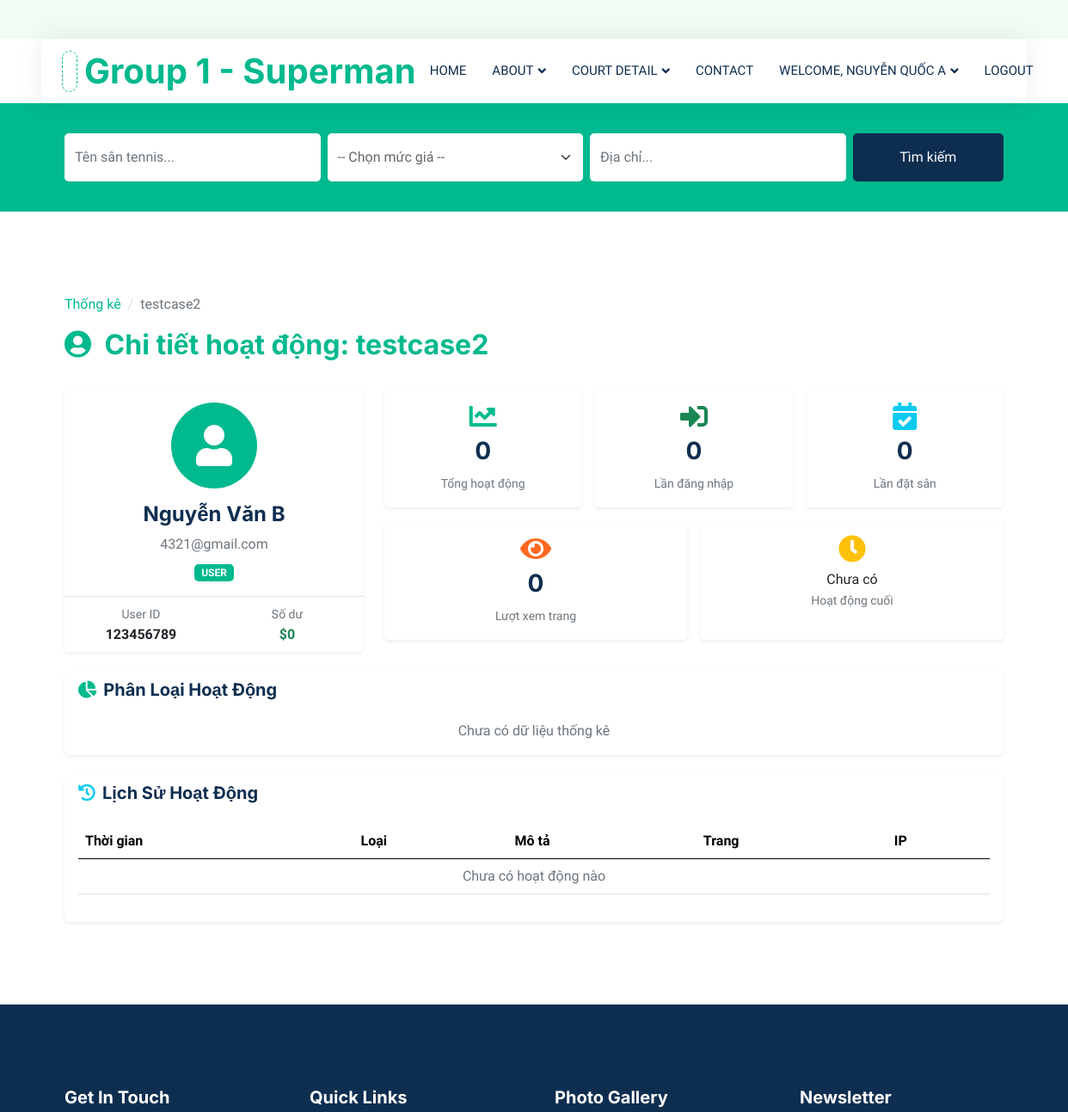
The app's page /analytics/user/123456789/ (signed in, upper part), older data.
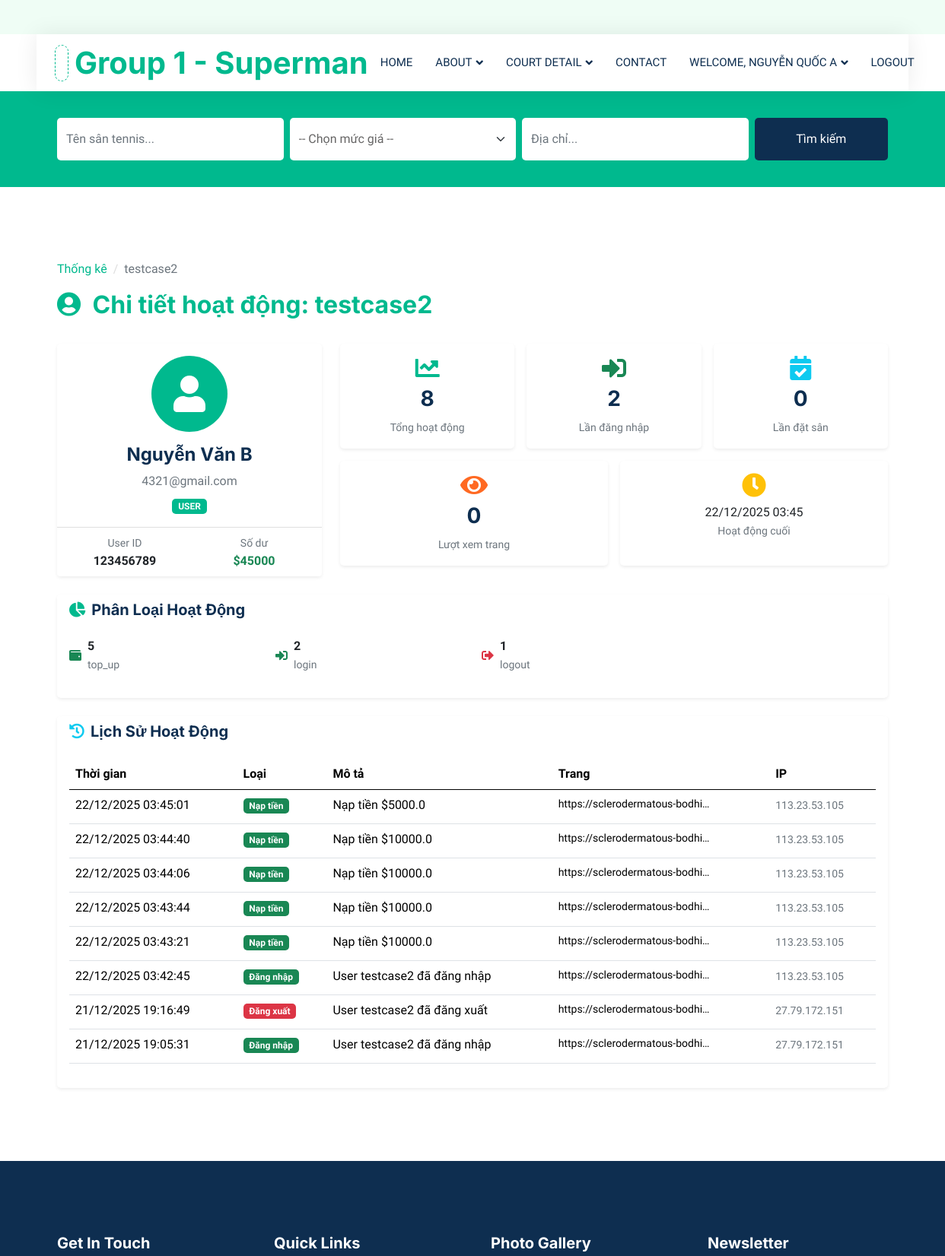
The same page, newer data.
### home/models.py (models this page shows, shortened)
class CustomUser(AbstractUser):
    ROLE_CHOICES = (
        ('user', 'User'),
        ('admin', 'Admin'),
    )
    role = models.CharField(max_length=5, choices=ROLE_CHOICES, default='user')
    userID = models.CharField(max_length=20, unique=True, primary_key=True)
    dob = models.DateField(blank=True, null=True)
    gender = models.CharField(max_length=10, blank=True, null=True)
    phone = models.CharField(max_length=15, blank=True, null=True)
    address = models.CharField(max_length=255, blank=True, null=True)
    photo = models.ImageField(null=True, blank=True)
    balance = models.FloatField(default=0.0)
    objects = CustomUserManager()
    groups = models.ManyToManyField(
        Group,
        related_name="customuser_groups",
        blank=True,
        help_text="The groups this user belongs to.",
        verbose_name="groups",
    )
    user_permissions = models.ManyToManyField(
        Permission,
        related_name="customuser_user_permissions",
        blank=True,
        help_text="Specific permissions for this user.",
        verbose_name="user permissions",
    )
    def is_admin(self):
        return self.role == 'admin'
    def get_full_name(self):
        full_name = '%s %s' % (self.last_name, self.first_name)
        return full_name.strip()
    def save(self, *args, **kwargs):
        if self.is_superuser:
            self.is_staff = True
        elif self.role == 'admin':
            self.is_staff = True
        else:
            self.is_staff = False
        super().save(*args, **kwargs)

class UserActivity(models.Model):
    ACTIVITY_TYPES = [
        ('register', 'Đăng ký tài khoản'),
        ('login', 'Đăng nhập'),
        ('logout', 'Đăng xuất'),
        ('view_court', 'Xem sân tennis'),
        ('booking', 'Đặt sân'),
        ('cancel_booking', 'Hủy đặt sân'),
        ('payment', 'Thanh toán'),
        ('top_up', 'Nạp tiền'),
        ('review', 'Đánh giá'),
        ('report', 'Báo cáo'),
        ('profile_update', 'Cập nhật hồ sơ'),
        ('password_reset', 'Yêu cầu đặt lại mật khẩu'),
        ('page_view', 'Xem trang'),
    ]
    user = models.ForeignKey(CustomUser, on_delete=models.SET_NULL, null=True, blank=True, related_name='activities')
    activity_type = models.CharField(max_length=50, choices=ACTIVITY_TYPES)
    description = models.TextField(blank=True, null=True)
    ip_address = models.GenericIPAddressField(null=True, blank=True)
    user_agent = models.TextField(blank=True, null=True)
    page_url = models.URLField(max_length=500, blank=True, null=True)
    referrer = models.URLField(max_length=500, blank=True, null=True)
    created_at = models.DateTimeField(auto_now_add=True)
    extra_data = models.JSONField(default=dict, blank=True)
    class Meta:
        ordering = ['-created_at']
        verbose_name = 'Hoạt động người dùng'
        verbose_name_plural = 'Hoạt động người dùng'

### home/views.py (the view)
# urls.py: path('analytics/user/<str:user_id>/', views.user_activity_detail, name='user_activity_detail'),
@login_required
def user_activity_detail(request, user_id):
    if not request.user.is_admin():
        messages.error(request, 'Bạn không có quyền truy cập trang này.')
        return HttpResponseForbidden("Bạn không có quyền truy cập trang này.")
    user = get_object_or_404(CustomUser, userID=user_id)
    activity_summary = get_user_activity_summary(user)
    activities = UserActivity.objects.filter(user=user).order_by('-created_at')[:100]
    paginator = Paginator(activities, 20)
    page_number = request.GET.get('page')
    page_activities = paginator.get_page(page_number)
    context = {
        'target_user': user,
        'activity_summary': activity_summary,
        'activities': page_activities,
    }
    return render(request, 'apps/user_activity_detail.html', context)

### home/activity_tracker.py (called while the page is built)
def get_user_activity_summary(user):
    from .models import UserActivity
    activities = UserActivity.objects.filter(user=user)
    return {
        'total_activities': activities.count(),
        'login_count': activities.filter(activity_type='login').count(),
        'booking_count': activities.filter(activity_type='booking').count(),
        'page_views': activities.filter(activity_type='page_view').count(),
        'last_activity': activities.first(),
        'activity_by_type': list(activities.values('activity_type').annotate(
            count=Count('id')
        ).order_by('-count')),
    }

### home/models.py (called while the page is built)
    @classmethod
    def record_view(cls, page_url, page_name=None):
        page, created = cls.objects.get_or_create(
            page_url=page_url,
            defaults={'page_name': page_name, 'view_count': 0}
        )
        page.view_count += 1
        if page_name and not page.page_name:
            page.page_name = page_name
        page.save()
        return page

### home/templates/apps/user_activity_detail.html (shortened to what the changed rows need)
{% extends "apps/master.html" %}
{% load static %}
{% block content %}
<div class="container-xxl py-5">
    <div class="container">
        <div class="row mb-4">
            <div class="col-12">
                <nav aria-label="breadcrumb">
                    <ol class="breadcrumb">
                        <li class="breadcrumb-item"><a href="{% url 'analytics' %}">Thống kê</a></li>
                        <li class="breadcrumb-item active">{{ target_user.username }}</li>
                    </ol>
                </nav>
                <h2 class="text-primary">
                    <i class="fas fa-user-circle me-2"></i>
                    Chi tiết hoạt động: {{ target_user.username }}
                </h2>
            </div>
        </div>
        <div class="row mb-4">
            <div class="col-lg-4">
                <div class="card border-0 shadow-sm">
                    <div class="card-body text-center">
                        {% if target_user.photo %}
                            <img src="{{ target_user.photo.url }}" alt="{{ target_user.username }}"
                                 class="rounded-circle mb-3" style="width: 100px; height: 100px; object-fit: cover;">
                        {% else %}
                            <div class="bg-primary rounded-circle d-inline-flex align-items-center justify-content-center mb-3"
                                 style="width: 100px; height: 100px;">
                                <i class="fas fa-user fa-3x text-white"></i>
                            </div>
                        {% endif %}
                        <h4>{{ target_user.get_full_name|default:target_user.username }}</h4>
                        <p class="text-muted mb-2">{{ target_user.email }}</p>
                        <span class="badge {% if target_user.role == 'admin' %}bg-danger{% else %}bg-primary{% endif %}">
                            {{ target_user.role|upper }}
                        </span>
                    </div>
                    <div class="card-footer bg-white">
                        <div class="row text-center">
                            <div class="col-6">
                                <small class="text-muted">User ID</small>
                                <p class="mb-0 fw-bold">{{ target_user.userID }}</p>
                            </div>
                            <div class="col-6">
                                <small class="text-muted">Số dư</small>
                                <p class="mb-0 fw-bold text-success">${{ target_user.balance|floatformat:0 }}</p>
                            </div>
                        </div>
                    </div>
                </div>
            </div>
            <div class="col-lg-8">
                <div class="row g-3">
                    <div class="col-md-4">
                        <div class="card border-0 shadow-sm h-100">
                            <div class="card-body text-center">
                                <i class="fas fa-chart-line fa-2x text-primary mb-2"></i>
                                <h3>{{ activity_summary.total_activities }}</h3>
                                <small class="text-muted">Tổng hoạt động</small>
                            </div>
                        </div>
                    </div>
                    <div class="col-md-4">
                        <div class="card border-0 shadow-sm h-100">
                            <div class="card-body text-center">
                                <i class="fas fa-sign-in-alt fa-2x text-success mb-2"></i>
                                <h3>{{ activity_summary.login_count }}</h3>
                                <small class="text-muted">Lần đăng nhập</small>
                            </div>
                        </div>
                    </div>
                    <div class="col-md-6">
                        <div class="card border-0 shadow-sm h-100">
                            <div class="card-body text-center">
                                <i class="fas fa-clock fa-2x text-warning mb-2"></i>
                                <p class="mb-0">
                                    {% if activity_summary.last_activity %}
                                        {{ activity_summary.last_activity.created_at|date:"d/m/Y H:i" }}
                                    {% else %}
                                        Chưa có
                                    {% endif %}
                                </p>
                                <small class="text-muted">Hoạt động cuối</small>
                            </div>
                        </div>
                    </div>
                </div>
            </div>
        </div>
        <div class="row mb-4">
            <div class="col-12">
                <div class="card border-0 shadow-sm">
                    <div class="card-body">
                        <div class="row">
                            {% for stat in activity_summary.activity_by_type %}
                            <div class="col-md-3 col-6 mb-3">
                                <div class="d-flex align-items-center">
                                    {% if stat.activity_type == 'login' %}
                                        <i class="fas fa-sign-in-alt text-success me-2"></i>
                                    {% elif stat.activity_type == 'register' %}
                                        <i class="fas fa-user-plus text-primary me-2"></i>
                                    {% elif stat.activity_type == 'booking' %}
                                        <i class="fas fa-calendar-check text-info me-2"></i>
                                    {% elif stat.activity_type == 'payment' %}
                                        <i class="fas fa-credit-card text-warning me-2"></i>
                                    {% elif stat.activity_type == 'page_view' %}
                                        <i class="fas fa-eye text-secondary me-2"></i>
                                    {% elif stat.activity_type == 'top_up' %}
                                        <i class="fas fa-wallet text-success me-2"></i>
                                    {% elif stat.activity_type == 'review' %}
                                        <i class="fas fa-star text-warning me-2"></i>
                                    {% elif stat.activity_type == 'logout' %}
                                        <i class="fas fa-sign-out-alt text-danger me-2"></i>
                                    {% else %}
                                        <i class="fas fa-circle text-muted me-2"></i>
                                    {% endif %}
                                    <div>
                                        <span class="fw-bold">{{ stat.count }}</span>
                                        <br>
                                        <small class="text-muted">{{ stat.activity_type }}</small>
                                    </div>
                                </div>
                            </div>
                            {% empty %}
                            <div class="col-12 text-center text-muted">
                                Chưa có dữ liệu thống kê
                            </div>
                            {% endfor %}
                        </div>
                    </div>
                </div>
            </div>
        </div>
        <div class="row">
            <div class="col-12">
                <div class="card border-0 shadow-sm">
                    <div class="card-body">
                        <div class="table-responsive">
                            <table class="table table-hover">
                                <thead>
                                    <tr>
                                        <th>Thời gian</th>
                                        <th>Loại</th>
                                        <th>Mô tả</th>
                                        <th>Trang</th>
                                        <th>IP</th>
                                    </tr>
                                </thead>
                                <tbody>
                                    {% for activity in activities %}
                                    <tr>
                                        <td>{{ activity.created_at|date:"d/m/Y H:i:s" }}</td>
                                        <td>
                                            {% if activity.activity_type == 'login' %}
                                                <span class="badge bg-success">Đăng nhập</span>
                                            {% elif activity.activity_type == 'register' %}
                                                <span class="badge bg-primary">Đăng ký</span>
                                            {% elif activity.activity_type == 'booking' %}
                                                <span class="badge bg-info">Đặt sân</span>
                                            {% elif activity.activity_type == 'payment' %}
                                                <span class="badge bg-warning text-dark">Thanh toán</span>
                                            {% elif activity.activity_type == 'page_view' %}
                                                <span class="badge bg-secondary">Xem trang</span>
                                            {% elif activity.activity_type == 'logout' %}
                                                <span class="badge bg-danger">Đăng xuất</span>
                                            {% elif activity.activity_type == 'top_up' %}
                                                <span class="badge bg-success">Nạp tiền</span>
                                            {% elif activity.activity_type == 'review' %}
                                                <span class="badge bg-warning">Đánh giá</span>
                                            {% else %}
                                                <span class="badge bg-dark">{{ activity.activity_type }}</span>
                                            {% endif %}
                                        </td>
                                        <td>{{ activity.description|default:"-" }}</td>
                                        <td>
                                            <small class="text-truncate d-inline-block" style="max-width: 200px;">
                                                {{ activity.page_url|default:"-" }}
                                            </small>
                                        </td>
                                        <td><small class="text-muted">{{ activity.ip_address|default:"-" }}</small></td>
                                    </tr>
                                    {% empty %}
                                    <tr>
                                        <td colspan="5" class="text-center text-muted">Chưa có hoạt động nào</td>
                                    </tr>
                                    {% endfor %}
                                </tbody>
                            </table>
                        </div>
                    </div>
                </div>
            </div>
        </div>
    </div>
</div>
{% endblock %}

Row changes from the older to the newer data that the page shows:
changed CustomUser "testcase2": balance "0" → "45000"
added UserActivity: last_activity.created_at "22/12/2025 03:45", created_at "22/12/2025 03:45:01", activity_type "Nạp tiền", description "Nạp tiền $5000.0", page_url "https://sclerodermatous-bodhi…", ip_address "113.23.53.105"
added UserActivity: created_at "22/12/2025 03:44:40", activity_type "Nạp tiền", description "Nạp tiền $10000.0", page_url "https://sclerodermatous-bodhi…", ip_address "113.23.53.105"
added UserActivity: created_at "22/12/2025 03:44:06", activity_type "Nạp tiền", description "Nạp tiền $10000.0", page_url "https://sclerodermatous-bodhi…", ip_address "113.23.53.105"
added UserActivity: created_at "22/12/2025 03:43:44", activity_type "Nạp tiền", description "Nạp tiền $10000.0", page_url "https://sclerodermatous-bodhi…", ip_address "113.23.53.105"
added UserActivity: created_at "22/12/2025 03:43:21", activity_type "Nạp tiền", description "Nạp tiền $10000.0", page_url "https://sclerodermatous-bodhi…", ip_address "113.23.53.105"
added UserActivity: created_at "22/12/2025 03:42:45", activity_type "Đăng nhập", description "User testcase2 đã đăng nhập", page_url "https://sclerodermatous-bodhi…", ip_address "113.23.53.105"
added UserActivity: created_at "21/12/2025 19:16:49", activity_type "Đăng xuất", description "User testcase2 đã đăng xuất", page_url "https://sclerodermatous-bodhi…", ip_address "27.79.172.151"
added UserActivity: created_at "21/12/2025 19:05:31", activity_type "Đăng nhập", description "User testcase2 đã đăng nhập", page_url "https://sclerodermatous-bodhi…", ip_address "27.79.172.151"
Text that changed along with them:
{{ activity_summary.total_activities }}: "0" → "8"
{{ activity_summary.login_count }}: "0" → "2"
new list line: "5 top_up"
new list line: "2 login"
new list line: "1 logout"
text no longer shown: "Chưa có Chưa có dữ liệu thống kê Chưa có hoạt động nào"
